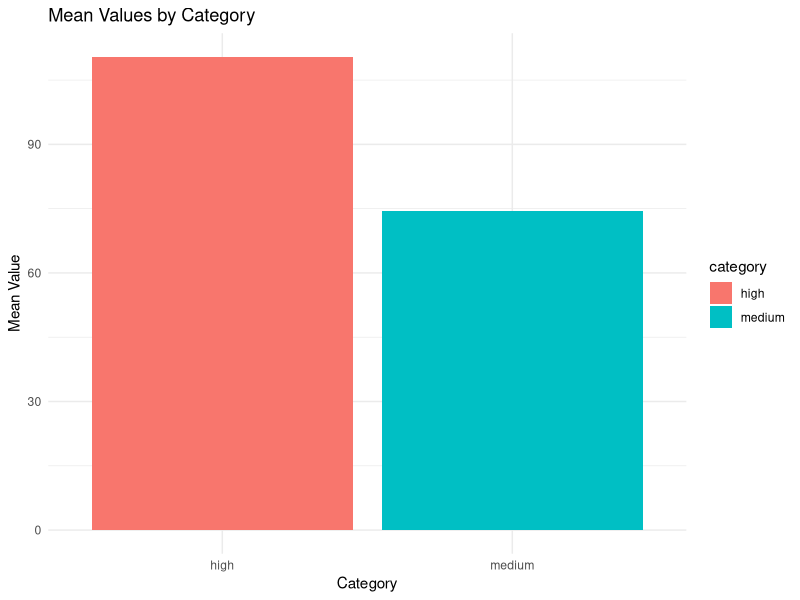

Write R code to recreate this figure.
#' Data Analysis Script
#'
#' Purpose: Demonstrate R script best practices
#' Author: Example Developer
#' Date: 2026-09-26
#' Description: This script shows recommended practices for R scripts
#' ==============================================================

# Setup and configuration
library(tidyverse)

# Main analysis function
analyze_data <- function(data, threshold = 0.5) {
  # Input validation
  if (!is.data.frame(data)) {
    stop("Input must be a data frame")
  }

  # Process data
  result <- data %>%
    filter(value > threshold) %>%
    mutate(
      log_value = log(value),
      category = case_when(
        value > 100 ~ "high",
        value > 50 ~ "medium",
        TRUE ~ "low"
      )
    ) %>%
    group_by(category) %>%
    summarize(
      count = n(),
      mean_value = mean(value),
      .groups = "drop"
    )

  return(result)
}

# Helper function for plotting
plot_results <- function(data) {
  ggplot(data, aes(x = category, y = mean_value, fill = category)) +
    geom_col() +
    theme_minimal() +
    labs(title = "Mean Values by Category",
         x = "Category",
         y = "Mean Value")
}

# Main execution
if (!interactive()) {
  # Load sample data
  sample_data <- data.frame(
    id = 1:100,
    value = rnorm(100, mean = 75, sd = 25)
  )

  # Run analysis
  results <- analyze_data(sample_data, threshold = 50)

  # Display results
  print(results)

  # Save plot
  png("output/results.png", width = 800, height = 600)
  print(plot_results(results))
  dev.off()
}
